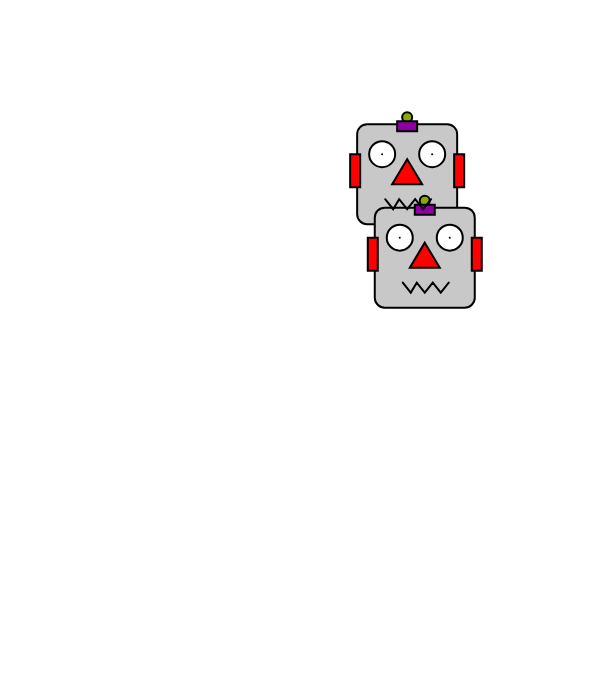
Frame 1 (no input)
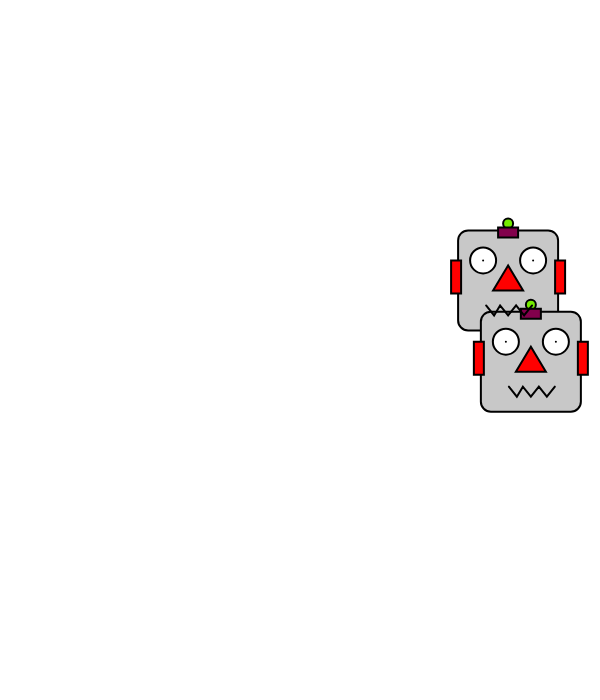
Frame 60 (no input)
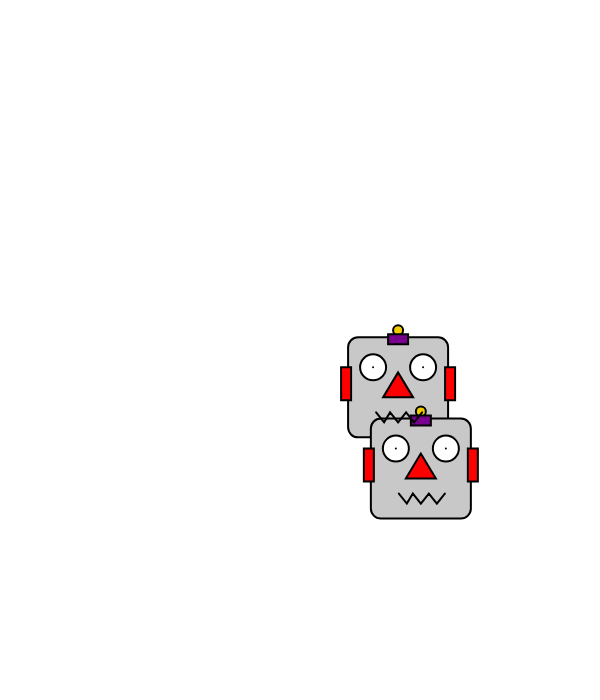
Frame 120 (the mouse pressed at the canvas centre since frame 60)

The p5.js sketch that drew these frames (run headless with seeded random() and noise() and a simulated clock; from frame 60 on, the mouse is pressed at the canvas centre):

// p5.js sketch
// ── sketch.js
/*
Hack it: Conditionals

Make the robot heads bounce of the sides of the canvas.

You'll need to write several if statements to test if the robots have reached
the edge of the screen.

HINT:
You can easy switch the direction of the robot by mulitplying the current speed
by -1 I.E.

robotSpeed_x *= -1;

Extensions and alternatives
1. Customise the robots and add additional animations, such as flashing antenna
or mouths

2. Instead of bouncing of the edge of the screen make the robots wrap around to the
other corner

3. Make the robots bouce off one another as well. (this is quite tricky so don't
get into it unless you are feeling confident and have the time!)

*/

var robot1_x;
var robot1_y;
var robot1Speed_x;
var robot1Speed_y;

var robot2_x;
var robot2_y;
var robot2Speed_x;
var robot2Speed_y;

var tempx;
var tempy;

function setup()
{
	//create a canvas for the robot
	createCanvas(600, 700);
	robot1_x = random(0, width - 100);
	robot1_y = random(0, height - 100);

	robot2_x = random(0, width - 100);
	robot2_y = random(0, height - 100);

	robot1Speed_x = random(2, 5);
	robot1Speed_y = random(2, 5);

	robot2Speed_x = random(0.5, 1.5);
	robot2Speed_y = random(0.5, 1.5);

}

function draw()
{
	background(255);
	strokeWeight(2);

	//robot heads
	fill(200);
	rect(robot1_x, robot1_y, 100, 100, 10);
	rect(robot2_x, robot2_y, 100, 100, 10);


	//ears
	fill(255, 0, 0);

	//robot 1
	rect(robot1_x - 7, robot1_y + 30, 10, 33);
	rect(robot1_x + 97, robot1_y + 30, 10, 33);

	//robot 2
	rect(robot2_x - 7, robot2_y + 30, 10, 33);
	rect(robot2_x + 97, robot2_y + 30, 10, 33);


	//robots' antennas
	fill(random(100, 250), random(100, 250), 0);
	ellipse(robot1_x + 50, robot1_y - 7, 10, 10);
	ellipse(robot2_x + 50, robot2_y - 7, 10, 10);

	fill(random(10, 200), 0, random(10, 200));
	rect(robot1_x + 40, robot1_y - 3, 20, 10);
	rect(robot2_x + 40, robot2_y - 3, 20, 10);

	//robot 1's eyes
	fill(255);
	ellipse(robot1_x + 25, robot1_y + 30, 26, 26);
	point(robot1_x + 25, robot1_y + 30);
	ellipse(robot1_x + 75, robot1_y + 30, 26, 26);
	point(robot1_x + 75, robot1_y + 30);

	//robot 2's eyes
	ellipse(robot2_x + 25, robot2_y + 30, 26, 26);
	point(robot2_x + 25, robot2_y + 30);
	ellipse(robot2_x + 75, robot2_y + 30, 26, 26);
	point(robot2_x + 75, robot2_y + 30);


	//robots' noses
	fill(255, 0, 0);
	triangle(robot1_x + 50, robot1_y + 35, robot1_x + 35, robot1_y + 60, robot1_x + 65, robot1_y + 60);
	triangle(robot2_x + 50, robot2_y + 35, robot2_x + 35, robot2_y + 60, robot2_x + 65, robot2_y + 60);

	//robot 1 mouth
	noFill();
	beginShape();
	vertex(robot1_x + 28, robot1_y + 75);
	vertex(robot1_x + 36, robot1_y + 85);
	vertex(robot1_x + 42, robot1_y + 75);
	vertex(robot1_x + 50, robot1_y + 85);
	vertex(robot1_x + 58, robot1_y + 75);
	vertex(robot1_x + 66, robot1_y + 85);
	vertex(robot1_x + 74, robot1_y + 75);
	endShape();

	//robot 2 mouth
	beginShape();
	vertex(robot2_x + 28, robot2_y + 75);
	vertex(robot2_x + 36, robot2_y + 85);
	vertex(robot2_x + 42, robot2_y + 75);
	vertex(robot2_x + 50, robot2_y + 85);
	vertex(robot2_x + 58, robot2_y + 75);
	vertex(robot2_x + 66, robot2_y + 85);
	vertex(robot2_x + 74, robot2_y + 75);
	endShape();

	//update the robots location
	robot1_x += robot1Speed_x;
	robot1_y += robot1Speed_y;

	robot2_x += robot2Speed_x;
	robot2_y += robot2Speed_y;

	//place your if statements here

	if (robot1_x + robot1Speed_x >= 500 || robot1_x + robot1Speed_x <= 0){
		robot1Speed_x = robot1Speed_x * (-1);
	}

	if (robot1_y + robot1Speed_y >= 600 || robot1_y + robot1Speed_y <= 0){
		robot1Speed_y = robot1Speed_y * (-1);
	}


	if (robot2_x + robot2Speed_x >= 500 || robot2_x + robot2Speed_x <= 0){
		robot2Speed_x = robot2Speed_x * (-1);
	}

	if (robot2_y + robot2Speed_y >= 600 || robot2_y + robot2Speed_y <= 0){
		robot2Speed_y = robot2Speed_y * (-1);
	}

	if(robot1_x - robot2_x >= -100 && robot1_x - robot2_x <= 100 && 
		robot1_y - robot2_y >= -100 && robot1_y - robot2_y <= 100){
		tempx = robot1Speed_x;
		tempy = robot1Speed_y;
		robot1Speed_x = robot2Speed_x;
		robot1Speed_y = robot2Speed_y;
		robot2Speed_x = tempx;
		robot2Speed_y = tempy;
	}

}
